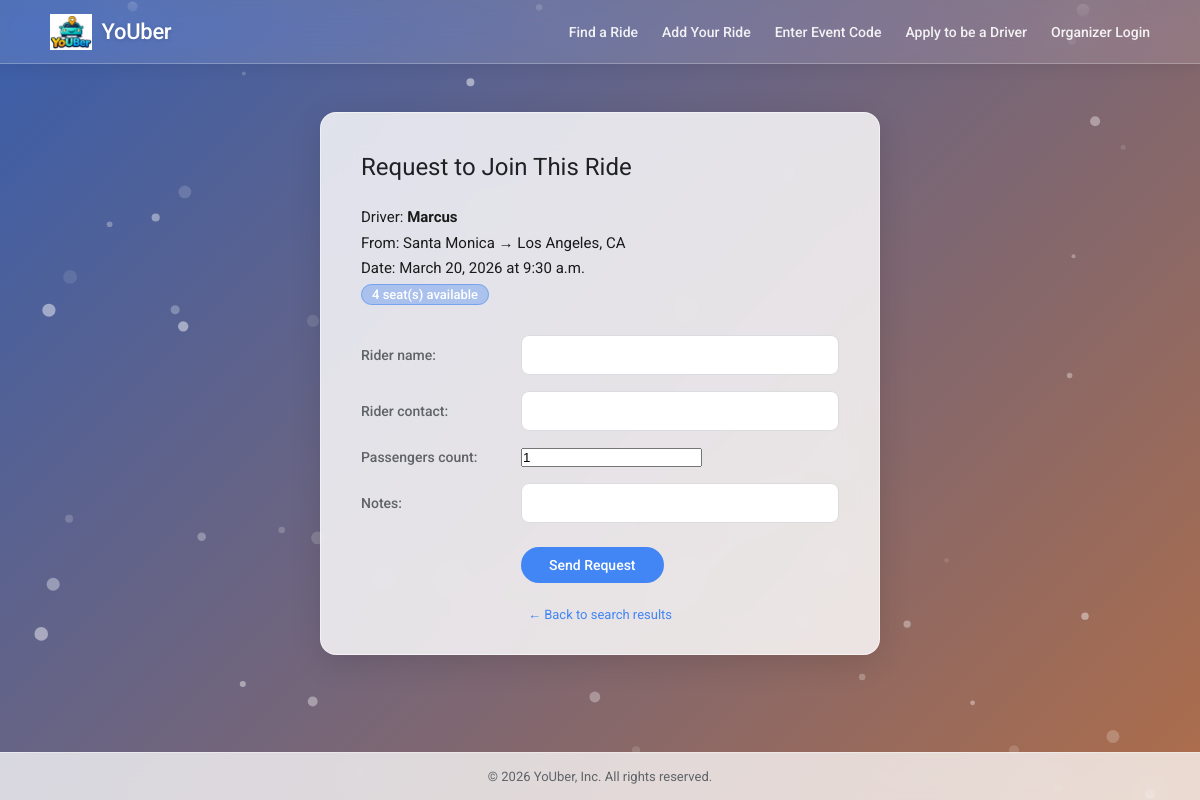
/rides/person/2/join/, run on the app's committed database.
### rides/models.py (models this page shows, shortened)
class Person(models.Model):
  TIER_REGULAR = "regular"
  TIER_PREMIUM = "premium"
  TIER_CHOICES = [
    (TIER_REGULAR, "Regular YoUber"),
    (TIER_PREMIUM, "Premium YoUber"),
  ]
  VEHICLE_SEDAN = "sedan"
  VEHICLE_SUV = "suv"
  VEHICLE_TRUCK = "truck"
  VEHICLE_VAN = "van"
  VEHICLE_OTHER = "other"
  VEHICLE_CHOICES = [
    (VEHICLE_SEDAN, "Sedan"),
    (VEHICLE_SUV, "SUV"),
    (VEHICLE_TRUCK, "Truck"),
    (VEHICLE_VAN, "Van"),
    (VEHICLE_OTHER, "Other"),
  ]
  first_name = models.CharField(max_length=64)
  last_name = models.CharField(max_length=64, blank=True, default="")
  email = models.EmailField(max_length=120, blank=True, default="")
  origination = models.CharField(max_length=64)           # origin city
  origination_state = models.CharField(max_length=2, blank=True, default="")  # origin state
  destination_city = models.CharField(max_length=64)
  destination_state = models.CharField(max_length=2)
  date = models.DateField()
  time = models.TimeField()
  taking_passengers = models.BooleanField(default=False)
  seats_available = models.IntegerField(default=0)
  vehicle_type = models.CharField(max_length=10, choices=VEHICLE_CHOICES, default=VEHICLE_SEDAN)
  ride_tier = models.CharField(max_length=10, choices=TIER_CHOICES, default=TIER_REGULAR)

### rides/views.py (the view)
# urls.py: path('person/<int:person_id>/join/', views.request_person_ride, name='request_person_ride'),
def request_person_ride(request, person_id):
  person = get_object_or_404(Person, id=person_id)
  if not person.taking_passengers:
    messages.error(request, "This person is not taking passengers.")
    return redirect("rides:index")
  if request.method == "POST":
    form = PersonRideRequestForm(request.POST)
    if form.is_valid():
      rr = form.save(commit=False)
      rr.person = person
      rr.save()
      return render(request, "person_ride_request_sent.html", {"person": person, "request_obj": rr})
  else:
    form = PersonRideRequestForm()
  return render(request, "person_ride_request_form.html", {"person": person, "form": form})

### rides/forms.py
class PersonRideRequestForm(ModelForm):
  class Meta:
    model = PersonRideRequest
    fields = ["rider_name", "rider_contact", "passengers_count", "notes"]

### rides/templates/person_ride_request_form.html (shortened to what this page needs)
{% extends "base.html" %}
{% block content %}
<div class="search-form frosted-glass-panel">
  <h2>Request to Join This Ride</h2>
  <p class="form-subtitle">
    Driver: <strong>{{ person.first_name }}</strong><br>
    From: {{ person.origination }} &rarr; {{ person.destination_city }}, {{ person.destination_state }}<br>
    Date: {{ person.date }} at {{ person.time }}<br>
    <span class="seats-badge">{{ person.seats_available }} seat(s) available</span>
  </p>
  <form method="post">
    <table class="search-table">
      <tr>
        <td>{{ form.rider_name.label_tag }}</td>
        <td>{{ form.rider_name }}</td>
      </tr>
      <tr>
        <td>{{ form.rider_contact.label_tag }}</td>
        <td>{{ form.rider_contact }}</td>
      </tr>
      <tr>
        <td>{{ form.passengers_count.label_tag }}</td>
        <td>{{ form.passengers_count }}</td>
      </tr>
      <tr>
        <td>{{ form.notes.label_tag }}</td>
        <td>{{ form.notes }}</td>
      </tr>
      <tr>
        <td></td>
        <td><input type="submit" value="Send Request"></td>
      </tr>
    </table>
  </form>
  <p class="form-back-link">
    <a href="{% url 'rides:index' %}">&larr; Back to search results</a>
  </p>
</div>
{% endblock %}

### static/main.css (style rules this page uses)
*, *::before, *::after { box-sizing: border-box; margin: 0; padding: 0; }
body { font-family: 'Roboto', sans-serif; color: #202124; min-height: 100vh; display: flex; flex-direction: column; background: linear-gradient(-45deg, #5a8fd4, #9b6fc7, #d4722a, #3a5eaa); background-size: 400% 400%; animation: gradientShift 30s ease infinite; }
a { text-decoration: none; color: #4285f4; }
.search-form { max-width: 560px; margin: 48px auto 32px; padding: 40px 40px 32px; background: rgba(255, 255, 255, 0.82); backdrop-filter: blur(16px); -webkit-backdrop-filter: blur(16px); border: 1px solid rgba(255, 255, 255, 0.5); border-radius: 16px; box-shadow: 0 8px 32px rgba(0, 0, 0, 0.12); }
.search-form h2 { font-size: 24px; font-weight: 400; color: #202124; margin-bottom: 24px; }
.search-table { width: 100%; border-collapse: collapse; }
.search-table td { padding: 8px 0; vertical-align: middle; }
.search-table td:first-child { width: 160px; font-size: 14px; color: #5f6368; font-weight: 500; }
.search-table input[type="text"] { width: 100%; padding: 10px 14px; font-size: 15px; font-family: 'Roboto', sans-serif; border: 1px solid #dadce0; border-radius: 8px; outline: none; transition: border-color 0.2s, box-shadow 0.2s; color: #202124; background-color: #ffffff; }
.search-table input[type="submit"] { margin-top: 8px; background-color: #4285f4; color: #ffffff; font-size: 14px; font-weight: 500; font-family: 'Roboto', sans-serif; padding: 10px 28px; border: none; border-radius: 24px; cursor: pointer; transition: background-color 0.2s; }
.seats-badge { background: rgba(66, 133, 244, 0.35); border: 1px solid rgba(66, 133, 244, 0.5); color: #ffffff; border-radius: 12px; padding: 2px 10px; font-size: 13px; font-weight: 500; }
.form-subtitle { font-size: 15px; color: #1a1a1a; line-height: 1.7; margin-bottom: 20px; text-shadow: none; }
.form-back-link { margin-top: 16px; font-size: 13px; color: #e0e0e0; text-align: center; }

### data on the page
Person: first_name "Marcus", origination "Santa Monica", destination_city "Los Angeles", destination_state "CA", date "March 20, 2026", time "9:30 a.m.", seats_available "4"
